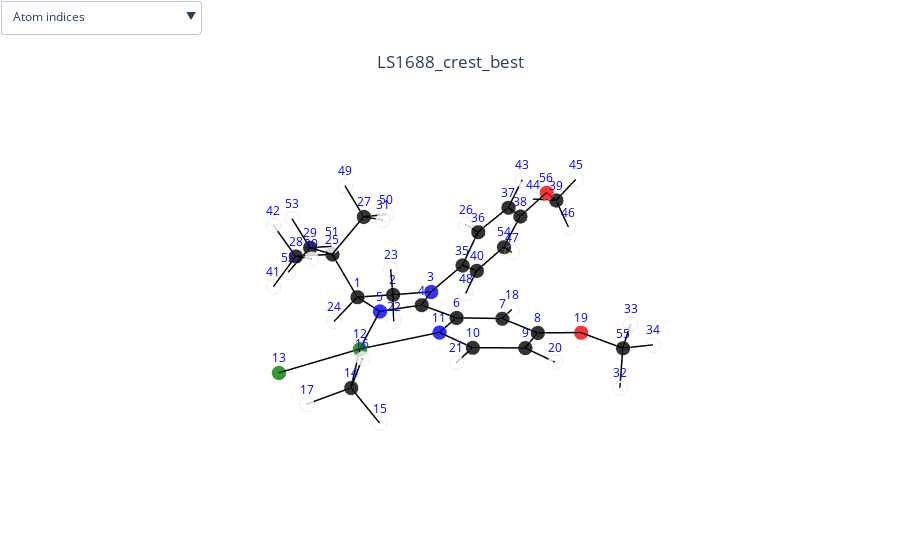

Source (notebook cell):
### Code cell
confs.visualize_molecules([2])

### Figure 1 — Plotly figure (JSON) as saved in the notebook; plotly's stock layout.template omitted (floating-point values rounded to 4 significant figures; data arrays with more than 128 entries replaced by an {"elided": "..."} marker saying what was removed)
{"data": [{"marker": {"color": ["black", "black", "blue", "black", "blue", "black", "black", "black", "black", "black", "blue", "green", "green", "black", "white", "white", "white", "white", "red", "white", "white", "white", "white", "white", "black", "white", "black", "black", "black", "white", "white", "white", "white", "white", "black", "black", "black", "black", "black", "black", "white", "white", "white", "white", "white", "white", "white", "white", "white", "white", "white", "white", "white", "black", "black", "red"], "line": {"color": "lightgray", "width": 2}, "opacity": 0.8, "size": 5, "symbol": "circle"}, "mode": "markers", "name": "", "text": ["C", "C", "N", "C", "N", "C", "C", "C", "C", "C", "N", "Pd", "Cl", "C", "H", "H", "H", "H", "O", "H", "H", "H", "H", "H", "C", "H", "C", "C", "C", "H", "H", "H", "H", "H", "C", "C", "C", "C", "C", "C", "H", "H", "H", "H", "H", "H", "H", "H", "H", "H", "H", "H", "H", "C", "C", "O"], "type": "scatter3d", "x": [1.006, -0.3988, -0.9829, 0.0748, 1.205, 0.00839, -1.123, -1.087, 0.0959, 1.192, 1.164, 2.933, 4.678, 4.232, 4.084, 4.026, 5.261, -2.04, -2.203, 0.1952, 2.147, -0.3396, -1.025, 1.789, 1.141, -1.867, 0.0328, 2.502, 1.051, 2.574, 0.09088, -1.457, -2.026, -3.209, -2.327, -2.66, -3.986, -5.015, -7.336, -3.352, 3.328, 2.645, -4.26, -7.263, -8.257, -7.371, -5.464, -3.101, 0.1575, -0.9773, 0.09032, 1.861, 1.154, -4.689, -2.211, -6.274], "y": [-2.256, -2.269, -1.001, -0.2371, -0.8409, 1.225, 1.989, 3.365, 3.911, 3.065, 1.766, 0.5178, -0.8987, 1.941, 2.773, 2.277, 1.575, 1.558, 4.055, 4.966, 3.462, -2.272, -3.112, -2.554, -3.158, -0.2888, -2.855, -2.924, -4.618, -1.912, -1.809, 5.963, 5.644, 5.801, -0.9196, -0.5323, -0.4575, -0.8052, -1.068, -1.264, -3.019, -3.651, -0.152, -2.121, -0.932, -0.4235, -1.503, -1.566, -3.493, -3.039, -4.85, -4.855, -5.288, -1.221, 5.441, -0.7153], "z": [-0.7184, -1.368, -0.8939, -0.4458, -0.3967, -0.157, -0.39, -0.1073, 0.3974, 0.5611, 0.2913, 0.01953, -0.6344, 0.4569, -0.2521, 1.488, 0.383, -0.7878, -0.3489, 0.6431, 0.9135, -2.467, -1.047, -1.431, 0.5393, 1.553, 1.553, 1.2, 0.08407, 1.623, 1.892, -0.6974, 0.9782, -0.3578, -0.4646, 0.8435, 1.238, 0.3499, -0.01835, -1.344, 0.4814, 2.015, 2.248, -0.3389, 0.5587, -0.9121, -1.657, -2.362, 2.44, 1.152, -0.4008, -0.6228, 0.9502, -0.9449, -0.08809, 0.828]}, {"hoverinfo": "none", "line": {"width": 3}, "marker": {"color": "black", "opacity": 1, "size": 7}, "mode": "lines", "type": "scatter3d", "x": {"elided": "177 float values"}, "y": {"elided": "177 float values"}, "z": {"elided": "177 float values"}}], "layout": {"margin": {"b": 0, "l": 0, "r": 0, "t": 0}, "scene": {"annotations": [{"font": {"color": "blue"}, "showarrow": false, "text": "1", "x": 1.006, "y": -2.256, "yshift": 15, "z": -0.7184}, {"font": {"color": "blue"}, "showarrow": false, "text": "2", "x": -0.3988, "y": -2.269, "yshift": 15, "z": -1.368}, {"font": {"color": "blue"}, "showarrow": false, "text": "3", "x": -0.9829, "y": -1.001, "yshift": 15, "z": -0.8939}, {"font": {"color": "blue"}, "showarrow": false, "text": "4", "x": 0.0748, "y": -0.2371, "yshift": 15, "z": -0.4458}, {"font": {"color": "blue"}, "showarrow": false, "text": "5", "x": 1.205, "y": -0.8409, "yshift": 15, "z": -0.3967}, {"font": {"color": "blue"}, "showarrow": false, "text": "6", "x": 0.00839, "y": 1.225, "yshift": 15, "z": -0.157}, {"font": {"color": "blue"}, "showarrow": false, "text": "7", "x": -1.123, "y": 1.989, "yshift": 15, "z": -0.39}, {"font": {"color": "blue"}, "showarrow": false, "text": "8", "x": -1.087, "y": 3.365, "yshift": 15, "z": -0.1073}, {"font": {"color": "blue"}, "showarrow": false, "text": "9", "x": 0.0959, "y": 3.911, "yshift": 15, "z": 0.3974}, {"font": {"color": "blue"}, "showarrow": false, "text": "10", "x": 1.192, "y": 3.065, "yshift": 15, "z": 0.5611}, {"font": {"color": "blue"}, "showarrow": false, "text": "11", "x": 1.164, "y": 1.766, "yshift": 15, "z": 0.2913}, {"font": {"color": "blue"}, "showarrow": false, "text": "12", "x": 2.933, "y": 0.5178, "yshift": 15, "z": 0.01953}, {"font": {"color": "blue"}, "showarrow": false, "text": "13", "x": 4.678, "y": -0.8987, "yshift": 15, "z": -0.6344}, {"font": {"color": "blue"}, "showarrow": false, "text": "14", "x": 4.232, "y": 1.941, "yshift": 15, "z": 0.4569}, {"font": {"color": "blue"}, "showarrow": false, "text": "15", "x": 4.084, "y": 2.773, "yshift": 15, "z": -0.2521}, {"font": {"color": "blue"}, "showarrow": false, "text": "16", "x": 4.026, "y": 2.277, "yshift": 15, "z": 1.488}, {"font": {"color": "blue"}, "showarrow": false, "text": "17", "x": 5.261, "y": 1.575, "yshift": 15, "z": 0.383}, {"font": {"color": "blue"}, "showarrow": false, "text": "18", "x": -2.04, "y": 1.558, "yshift": 15, "z": -0.7878}, {"font": {"color": "blue"}, "showarrow": false, "text": "19", "x": -2.203, "y": 4.055, "yshift": 15, "z": -0.3489}, {"font": {"color": "blue"}, "showarrow": false, "text": "20", "x": 0.1952, "y": 4.966, "yshift": 15, "z": 0.6431}, {"font": {"color": "blue"}, "showarrow": false, "text": "21", "x": 2.147, "y": 3.462, "yshift": 15, "z": 0.9135}, {"font": {"color": "blue"}, "showarrow": false, "text": "22", "x": -0.3396, "y": -2.272, "yshift": 15, "z": -2.467}, {"font": {"color": "blue"}, "showarrow": false, "text": "23", "x": -1.025, "y": -3.112, "yshift": 15, "z": -1.047}, {"font": {"color": "blue"}, "showarrow": false, "text": "24", "x": 1.789, "y": -2.554, "yshift": 15, "z": -1.431}, {"font": {"color": "blue"}, "showarrow": false, "text": "25", "x": 1.141, "y": -3.158, "yshift": 15, "z": 0.5393}, {"font": {"color": "blue"}, "showarrow": false, "text": "26", "x": -1.867, "y": -0.2888, "yshift": 15, "z": 1.553}, {"font": {"color": "blue"}, "showarrow": false, "text": "27", "x": 0.0328, "y": -2.855, "yshift": 15, "z": 1.553}, {"font": {"color": "blue"}, "showarrow": false, "text": "28", "x": 2.502, "y": -2.924, "yshift": 15, "z": 1.2}, {"font": {"color": "blue"}, "showarrow": false, "text": "29", "x": 1.051, "y": -4.618, "yshift": 15, "z": 0.08407}, {"font": {"color": "blue"}, "showarrow": false, "text": "30", "x": 2.574, "y": -1.912, "yshift": 15, "z": 1.623}, {"font": {"color": "blue"}, "showarrow": false, "text": "31", "x": 0.09088, "y": -1.809, "yshift": 15, "z": 1.892}, {"font": {"color": "blue"}, "showarrow": false, "text": "32", "x": -1.457, "y": 5.963, "yshift": 15, "z": -0.6974}, {"font": {"color": "blue"}, "showarrow": false, "text": "33", "x": -2.026, "y": 5.644, "yshift": 15, "z": 0.9782}, {"font": {"color": "blue"}, "showarrow": false, "text": "34", "x": -3.209, "y": 5.801, "yshift": 15, "z": -0.3578}, {"font": {"color": "blue"}, "showarrow": false, "text": "35", "x": -2.327, "y": -0.9196, "yshift": 15, "z": -0.4646}, {"font": {"color": "blue"}, "showarrow": false, "text": "36", "x": -2.66, "y": -0.5323, "yshift": 15, "z": 0.8435}, {"font": {"color": "blue"}, "showarrow": false, "text": "37", "x": -3.986, "y": -0.4575, "yshift": 15, "z": 1.238}, {"font": {"color": "blue"}, "showarrow": false, "text": "38", "x": -5.015, "y": -0.8052, "yshift": 15, "z": 0.3499}, {"font": {"color": "blue"}, "showarrow": false, "text": "39", "x": -7.336, "y": -1.068, "yshift": 15, "z": -0.01835}, {"font": {"color": "blue"}, "showarrow": false, "text": "40", "x": -3.352, "y": -1.264, "yshift": 15, "z": -1.344}, {"font": {"color": "blue"}, "showarrow": false, "text": "41", "x": 3.328, "y": -3.019, "yshift": 15, "z": 0.4814}, {"font": {"color": "blue"}, "showarrow": false, "text": "42", "x": 2.645, "y": -3.651, "yshift": 15, "z": 2.015}, {"font": {"color": "blue"}, "showarrow": false, "text": "43", "x": -4.26, "y": -0.152, "yshift": 15, "z": 2.248}, {"font": {"color": "blue"}, "showarrow": false, "text": "44", "x": -7.263, "y": -2.121, "yshift": 15, "z": -0.3389}, {"font": {"color": "blue"}, "showarrow": false, "text": "45", "x": -8.257, "y": -0.932, "yshift": 15, "z": 0.5587}, {"font": {"color": "blue"}, "showarrow": false, "text": "46", "x": -7.371, "y": -0.4235, "yshift": 15, "z": -0.9121}, {"font": {"color": "blue"}, "showarrow": false, "text": "47", "x": -5.464, "y": -1.503, "yshift": 15, "z": -1.657}, {"font": {"color": "blue"}, "showarrow": false, "text": "48", "x": -3.101, "y": -1.566, "yshift": 15, "z": -2.362}, {"font": {"color": "blue"}, "showarrow": false, "text": "49", "x": 0.1575, "y": -3.493, "yshift": 15, "z": 2.44}, {"font": {"color": "blue"}, "showarrow": false, "text": "50", "x": -0.9773, "y": -3.039, "yshift": 15, "z": 1.152}, {"font": {"color": "blue"}, "showarrow": false, "text": "51", "x": 0.09032, "y": -4.85, "yshift": 15, "z": -0.4008}, {"font": {"color": "blue"}, "showarrow": false, "text": "52", "x": 1.861, "y": -4.855, "yshift": 15, "z": -0.6228}, {"font": {"color": "blue"}, "showarrow": false, "text": "53", "x": 1.154, "y": -5.288, "yshift": 15, "z": 0.9502}, {"font": {"color": "blue"}, "showarrow": false, "text": "54", "x": -4.689, "y": -1.221, "yshift": 15, "z": -0.9449}, {"font": {"color": "blue"}, "showarrow": false, "text": "55", "x": -2.211, "y": 5.441, "yshift": 15, "z": -0.08809}, {"font": {"color": "blue"}, "showarrow": false, "text": "56", "x": -6.274, "y": -0.7153, "yshift": 15, "z": 0.828}], "xaxis": {"showbackground": false, "showgrid": false, "showticklabels": false, "title": {"font": {"color": "white"}}, "zeroline": false}, "yaxis": {"showbackground": false, "showgrid": false, "showticklabels": false, "title": {"font": {"color": "white"}}, "zeroline": false}, "zaxis": {"showbackground": false, "showgrid": false, "showticklabels": false, "title": {"font": {"color": "white"}}, "zeroline": false}}, "showlegend": false, "title": {"text": "LS1688_crest_best", "x": 0.5, "xanchor": "center", "y": 0.9, "yanchor": "top"}, "updatemenus": [{"buttons": [{"args": [{"scene.annotations": [{"font": {"color": "blue"}, "showarrow": false, "text": 1, "x": 1.006, "y": -2.256, "yshift": 15, "z": -0.7184}, {"font": {"color": "blue"}, "showarrow": false, "text": 2, "x": -0.3988, "y": -2.269, "yshift": 15, "z": -1.368}, {"font": {"color": "blue"}, "showarrow": false, "text": 3, "x": -0.9829, "y": -1.001, "yshift": 15, "z": -0.8939}, {"font": {"color": "blue"}, "showarrow": false, "text": 4, "x": 0.0748, "y": -0.2371, "yshift": 15, "z": -0.4458}, {"font": {"color": "blue"}, "showarrow": false, "text": 5, "x": 1.205, "y": -0.8409, "yshift": 15, "z": -0.3967}, {"font": {"color": "blue"}, "showarrow": false, "text": 6, "x": 0.00839, "y": 1.225, "yshift": 15, "z": -0.157}, {"font": {"color": "blue"}, "showarrow": false, "text": 7, "x": -1.123, "y": 1.989, "yshift": 15, "z": -0.39}, {"font": {"color": "blue"}, "showarrow": false, "text": 8, "x": -1.087, "y": 3.365, "yshift": 15, "z": -0.1073}, {"font": {"color": "blue"}, "showarrow": false, "text": 9, "x": 0.0959, "y": 3.911, "yshift": 15, "z": 0.3974}, {"font": {"color": "blue"}, "showarrow": false, "text": 10, "x": 1.192, "y": 3.065, "yshift": 15, "z": 0.5611}, {"font": {"color": "blue"}, "showarrow": false, "text": 11, "x": 1.164, "y": 1.766, "yshift": 15, "z": 0.2913}, {"font": {"color": "blue"}, "showarrow": false, "text": 12, "x": 2.933, "y": 0.5178, "yshift": 15, "z": 0.01953}, {"font": {"color": "blue"}, "showarrow": false, "text": 13, "x": 4.678, "y": -0.8987, "yshift": 15, "z": -0.6344}, {"font": {"color": "blue"}, "showarrow": false, "text": 14, "x": 4.232, "y": 1.941, "yshift": 15, "z": 0.4569}, {"font": {"color": "blue"}, "showarrow": false, "text": 15, "x": 4.084, "y": 2.773, "yshift": 15, "z": -0.2521}, {"font": {"color": "blue"}, "showarrow": false, "text": 16, "x": 4.026, "y": 2.277, "yshift": 15, "z": 1.488}, {"font": {"color": "blue"}, "showarrow": false, "text": 17, "x": 5.261, "y": 1.575, "yshift": 15, "z": 0.383}, {"font": {"color": "blue"}, "showarrow": false, "text": 18, "x": -2.04, "y": 1.558, "yshift": 15, "z": -0.7878}, {"font": {"color": "blue"}, "showarrow": false, "text": 19, "x": -2.203, "y": 4.055, "yshift": 15, "z": -0.3489}, {"font": {"color": "blue"}, "showarrow": false, "text": 20, "x": 0.1952, "y": 4.966, "yshift": 15, "z": 0.6431}, {"font": {"color": "blue"}, "showarrow": false, "text": 21, "x": 2.147, "y": 3.462, "yshift": 15, "z": 0.9135}, {"font": {"color": "blue"}, "showarrow": false, "text": 22, "x": -0.3396, "y": -2.272, "yshift": 15, "z": -2.467}, {"font": {"color": "blue"}, "showarrow": false, "text": 23, "x": -1.025, "y": -3.112, "yshift": 15, "z": -1.047}, {"font": {"color": "blue"}, "showarrow": false, "text": 24, "x": 1.789, "y": -2.554, "yshift": 15, "z": -1.431}, {"font": {"color": "blue"}, "showarrow": false, "text": 25, "x": 1.141, "y": -3.158, "yshift": 15, "z": 0.5393}, {"font": {"color": "blue"}, "showarrow": false, "text": 26, "x": -1.867, "y": -0.2888, "yshift": 15, "z": 1.553}, {"font": {"color": "blue"}, "showarrow": false, "text": 27, "x": 0.0328, "y": -2.855, "yshift": 15, "z": 1.553}, {"font": {"color": "blue"}, "showarrow": false, "text": 28, "x": 2.502, "y": -2.924, "yshift": 15, "z": 1.2}, {"font": {"color": "blue"}, "showarrow": false, "text": 29, "x": 1.051, "y": -4.618, "yshift": 15, "z": 0.08407}, {"font": {"color": "blue"}, "showarrow": false, "text": 30, "x": 2.574, "y": -1.912, "yshift": 15, "z": 1.623}, {"font": {"color": "blue"}, "showarrow": false, "text": 31, "x": 0.09088, "y": -1.809, "yshift": 15, "z": 1.892}, {"font": {"color": "blue"}, "showarrow": false, "text": 32, "x": -1.457, "y": 5.963, "yshift": 15, "z": -0.6974}, {"font": {"color": "blue"}, "showarrow": false, "text": 33, "x": -2.026, "y": 5.644, "yshift": 15, "z": 0.9782}, {"font": {"color": "blue"}, "showarrow": false, "text": 34, "x": -3.209, "y": 5.801, "yshift": 15, "z": -0.3578}, {"font": {"color": "blue"}, "showarrow": false, "text": 35, "x": -2.327, "y": -0.9196, "yshift": 15, "z": -0.4646}, {"font": {"color": "blue"}, "showarrow": false, "text": 36, "x": -2.66, "y": -0.5323, "yshift": 15, "z": 0.8435}, {"font": {"color": "blue"}, "showarrow": false, "text": 37, "x": -3.986, "y": -0.4575, "yshift": 15, "z": 1.238}, {"font": {"color": "blue"}, "showarrow": false, "text": 38, "x": -5.015, "y": -0.8052, "yshift": 15, "z": 0.3499}, {"font": {"color": "blue"}, "showarrow": false, "text": 39, "x": -7.336, "y": -1.068, "yshift": 15, "z": -0.01835}, {"font": {"color": "blue"}, "showarrow": false, "text": 40, "x": -3.352, "y": -1.264, "yshift": 15, "z": -1.344}, {"font": {"color": "blue"}, "showarrow": false, "text": 41, "x": 3.328, "y": -3.019, "yshift": 15, "z": 0.4814}, {"font": {"color": "blue"}, "showarrow": false, "text": 42, "x": 2.645, "y": -3.651, "yshift": 15, "z": 2.015}, {"font": {"color": "blue"}, "showarrow": false, "text": 43, "x": -4.26, "y": -0.152, "yshift": 15, "z": 2.248}, {"font": {"color": "blue"}, "showarrow": false, "text": 44, "x": -7.263, "y": -2.121, "yshift": 15, "z": -0.3389}, {"font": {"color": "blue"}, "showarrow": false, "text": 45, "x": -8.257, "y": -0.932, "yshift": 15, "z": 0.5587}, {"font": {"color": "blue"}, "showarrow": false, "text": 46, "x": -7.371, "y": -0.4235, "yshift": 15, "z": -0.9121}, {"font": {"color": "blue"}, "showarrow": false, "text": 47, "x": -5.464, "y": -1.503, "yshift": 15, "z": -1.657}, {"font": {"color": "blue"}, "showarrow": false, "text": 48, "x": -3.101, "y": -1.566, "yshift": 15, "z": -2.362}, {"font": {"color": "blue"}, "showarrow": false, "text": 49, "x": 0.1575, "y": -3.493, "yshift": 15, "z": 2.44}, {"font": {"color": "blue"}, "showarrow": false, "text": 50, "x": -0.9773, "y": -3.039, "yshift": 15, "z": 1.152}, {"font": {"color": "blue"}, "showarrow": false, "text": 51, "x": 0.09032, "y": -4.85, "yshift": 15, "z": -0.4008}, {"font": {"color": "blue"}, "showarrow": false, "text": 52, "x": 1.861, "y": -4.855, "yshift": 15, "z": -0.6228}, {"font": {"color": "blue"}, "showarrow": false, "text": 53, "x": 1.154, "y": -5.288, "yshift": 15, "z": 0.9502}, {"font": {"color": "blue"}, "showarrow": false, "text": 54, "x": -4.689, "y": -1.221, "yshift": 15, "z": -0.9449}, {"font": {"color": "blue"}, "showarrow": false, "text": 55, "x": -2.211, "y": 5.441, "yshift": 15, "z": -0.08809}, {"font": {"color": "blue"}, "showarrow": false, "text": 56, "x": -6.274, "y": -0.7153, "yshift": 15, "z": 0.828}]}], "label": "Atom indices", "method": "relayout"}, {"args": [{"scene.annotations": [{"showarrow": false, "text": 1.55, "x": 0.3036, "y": -2.263, "yshift": 10, "z": -1.043}, {"showarrow": false, "text": 1.47, "x": -0.6908, "y": -1.635, "yshift": 10, "z": -1.131}, {"showarrow": false, "text": 1.38, "x": -0.454, "y": -0.619, "yshift": 10, "z": -0.6698}, {"showarrow": false, "text": 1.28, "x": 0.6397, "y": -0.539, "yshift": 10, "z": -0.4213}, {"showarrow": false, "text": 1.39, "x": -0.5573, "y": 1.607, "yshift": 10, "z": -0.2735}, {"showarrow": false, "text": 1.4, "x": -1.105, "y": 2.677, "yshift": 10, "z": -0.2487}, {"showarrow": false, "text": 1.4, "x": -0.4956, "y": 3.638, "yshift": 10, "z": 0.145}, {"showarrow": false, "text": 1.39, "x": 0.6439, "y": 3.488, "yshift": 10, "z": 0.4793}, {"showarrow": false, "text": 1.33, "x": 1.178, "y": 2.415, "yshift": 10, "z": 0.4262}, {"showarrow": false, "text": 2.18, "x": 2.049, "y": 1.142, "yshift": 10, "z": 0.1554}, {"showarrow": false, "text": 2.34, "x": 3.806, "y": -0.1905, "yshift": 10, "z": -0.3075}, {"showarrow": false, "text": 1.1, "x": 4.158, "y": 2.357, "yshift": 10, "z": 0.1024}, {"showarrow": false, "text": 1.4, "x": -2.494, "y": -0.7259, "yshift": 10, "z": 0.1894}, {"showarrow": false, "text": 1.39, "x": -3.323, "y": -0.4949, "yshift": 10, "z": 1.041}, {"showarrow": false, "text": 1.4, "x": -4.5, "y": -0.6314, "yshift": 10, "z": 0.7941}, {"showarrow": false, "text": 1.49, "x": 0.04159, "y": 0.4939, "yshift": 10, "z": -0.3014}, {"showarrow": false, "text": 1.98, "x": 3.583, "y": 1.23, "yshift": 10, "z": 0.2382}, {"showarrow": false, "text": 1.1, "x": 4.129, "y": 2.109, "yshift": 10, "z": 0.9725}, {"showarrow": false, "text": 1.53, "x": 0.5869, "y": -3.006, "yshift": 10, "z": 1.046}, {"showarrow": false, "text": 1.1, "x": 2.538, "y": -2.418, "yshift": 10, "z": 1.412}, {"showarrow": false, "text": 1.1, "x": 4.747, "y": 1.758, "yshift": 10, "z": 0.4199}, {"showarrow": false, "text": 1.53, "x": 1.822, "y": -3.041, "yshift": 10, "z": 0.8698}, {"showarrow": false, "text": 1.46, "x": 1.105, "y": -1.549, "yshift": 10, "z": -0.5576}, {"showarrow": false, "text": 1.53, "x": 1.096, "y": -3.888, "yshift": 10, "z": 0.3117}, {"showarrow": false, "text": 1.1, "x": 0.06184, "y": -2.332, "yshift": 10, "z": 1.722}, {"showarrow": false, "text": 1.35, "x": 0.5863, "y": 1.495, "yshift": 10, "z": 0.06719}, {"showarrow": false, "text": 1.39, "x": -2.84, "y": -1.092, "yshift": 10, "z": -0.9044}, {"showarrow": false, "text": 1.1, "x": -7.3, "y": -1.595, "yshift": 10, "z": -0.1786}, {"showarrow": false, "text": 1.09, "x": -4.123, "y": -0.3047, "yshift": 10, "z": 1.743}, {"showarrow": false, "text": 1.1, "x": -7.796, "y": -1.0, "yshift": 10, "z": 0.2702}, {"showarrow": false, "text": 2.24, "x": 2.069, "y": -0.1616, "yshift": 10, "z": -0.1886}, {"showarrow": false, "text": 1.1, "x": -7.354, "y": -0.7459, "yshift": 10, "z": -0.4652}, {"showarrow": false, "text": 1.09, "x": -5.077, "y": -1.362, "yshift": 10, "z": -1.301}, {"showarrow": false, "text": 1.09, "x": -3.227, "y": -1.415, "yshift": 10, "z": -1.853}, {"showarrow": false, "text": 1.09, "x": -2.264, "y": -0.4106, "yshift": 10, "z": 1.198}, {"showarrow": false, "text": 1.09, "x": -1.581, "y": 1.774, "yshift": 10, "z": -0.5889}, {"showarrow": false, "text": 1.33, "x": -1.645, "y": 3.71, "yshift": 10, "z": -0.2281}, {"showarrow": false, "text": 1.09, "x": 0.1456, "y": 4.438, "yshift": 10, "z": 0.5202}, {"showarrow": false, "text": 1.09, "x": 1.669, "y": 3.264, "yshift": 10, "z": 0.7373}, {"showarrow": false, "text": 1.1, "x": 2.915, "y": -2.972, "yshift": 10, "z": 0.8409}, {"showarrow": false, "text": 1.1, "x": 2.574, "y": -3.288, "yshift": 10, "z": 1.608}, {"showarrow": false, "text": 1.4, "x": -4.021, "y": -1.243, "yshift": 10, "z": -1.145}, {"showarrow": false, "text": 1.4, "x": -4.852, "y": -1.013, "yshift": 10, "z": -0.2975}, {"showarrow": false, "text": 1.4, "x": -6.805, "y": -0.8918, "yshift": 10, "z": 0.4048}, {"showarrow": false, "text": 1.35, "x": -5.644, "y": -0.7603, "yshift": 10, "z": 0.5889}, {"showarrow": false, "text": 1.1, "x": -0.3692, "y": -2.271, "yshift": 10, "z": -1.918}, {"showarrow": false, "text": 1.41, "x": -2.207, "y": 4.748, "yshift": 10, "z": -0.2185}, {"showarrow": false, "text": 1.1, "x": -0.712, "y": -2.691, "yshift": 10, "z": -1.208}, {"showarrow": false, "text": 1.09, "x": -2.71, "y": 5.621, "yshift": 10, "z": -0.2229}, {"showarrow": false, "text": 1.1, "x": 0.09518, "y": -3.174, "yshift": 10, "z": 1.997}, {"showarrow": false, "text": 1.1, "x": 0.5709, "y": -4.734, "yshift": 10, "z": -0.1583}, {"showarrow": false, "text": 1.1, "x": -2.119, "y": 5.542, "yshift": 10, "z": 0.445}, {"showarrow": false, "text": 1.1, "x": 1.397, "y": -2.405, "yshift": 10, "z": -1.075}, {"showarrow": false, "text": 1.1, "x": -0.4722, "y": -2.947, "yshift": 10, "z": 1.353}, {"showarrow": false, "text": 1.1, "x": 1.456, "y": -4.737, "yshift": 10, "z": -0.2694}, {"showarrow": false, "text": 1.1, "x": -1.834, "y": 5.702, "yshift": 10, "z": -0.3928}, {"showarrow": false, "text": 1.55, "x": 1.073, "y": -2.707, "yshift": 10, "z": -0.08956}, {"showarrow": false, "text": 1.1, "x": 1.103, "y": -4.953, "yshift": 10, "z": 0.5172}, {"showarrow": false, "text": 1.41, "x": -1.655, "y": -0.9603, "yshift": 10, "z": -0.6793}]}], "label": "Bond lengths", "method": "relayout"}, {"args": [{"scene.annotations": [{"font": {"color": "blue"}, "showarrow": false, "text": 1, "x": 1.006, "y": -2.256, "yshift": 15, "z": -0.7184}, {"font": {"color": "blue"}, "showarrow": false, "text": 2, "x": -0.3988, "y": -2.269, "yshift": 15, "z": -1.368}, {"font": {"color": "blue"}, "showarrow": false, "text": 3, "x": -0.9829, "y": -1.001, "yshift": 15, "z": -0.8939}, {"font": {"color": "blue"}, "showarrow": false, "text": 4, "x": 0.0748, "y": -0.2371, "yshift": 15, "z": -0.4458}, {"font": {"color": "blue"}, "showarrow": false, "text": 5, "x": 1.205, "y": -0.8409, "yshift": 15, "z": -0.3967}, {"font": {"color": "blue"}, "showarrow": false, "text": 6, "x": 0.00839, "y": 1.225, "yshift": 15, "z": -0.157}, {"font": {"color": "blue"}, "showarrow": false, "text": 7, "x": -1.123, "y": 1.989, "yshift": 15, "z": -0.39}, {"font": {"color": "blue"}, "showarrow": false, "text": 8, "x": -1.087, "y": 3.365, "yshift": 15, "z": -0.1073}, {"font": {"color": "blue"}, "showarrow": false, "text": 9, "x": 0.0959, "y": 3.911, "yshift": 15, "z": 0.3974}, {"font": {"color": "blue"}, "showarrow": false, "text": 10, "x": 1.192, "y": 3.065, "yshift": 15, "z": 0.5611}, {"font": {"color": "blue"}, "showarrow": false, "text": 11, "x": 1.164, "y": 1.766, "yshift": 15, "z": 0.2913}, {"font": {"color": "blue"}, "showarrow": false, "text": 12, "x": 2.933, "y": 0.5178, "yshift": 15, "z": 0.01953}, {"font": {"color": "blue"}, "showarrow": false, "text": 13, "x": 4.678, "y": -0.8987, "yshift": 15, "z": -0.6344}, {"font": {"color": "blue"}, "showarrow": false, "text": 14, "x": 4.232, "y": 1.941, "yshift": 15, "z": 0.4569}, {"font": {"color": "blue"}, "showarrow": false, "text": 15, "x": 4.084, "y": 2.773, "yshift": 15, "z": -0.2521}, {"font": {"color": "blue"}, "showarrow": false, "text": 16, "x": 4.026, "y": 2.277, "yshift": 15, "z": 1.488}, {"font": {"color": "blue"}, "showarrow": false, "text": 17, "x": 5.261, "y": 1.575, "yshift": 15, "z": 0.383}, {"font": {"color": "blue"}, "showarrow": false, "text": 18, "x": -2.04, "y": 1.558, "yshift": 15, "z": -0.7878}, {"font": {"color": "blue"}, "showarrow": false, "text": 19, "x": -2.203, "y": 4.055, "yshift": 15, "z": -0.3489}, {"font": {"color": "blue"}, "showarrow": false, "text": 20, "x": 0.1952, "y": 4.966, "yshift": 15, "z": 0.6431}, {"font": {"color": "blue"}, "showarrow": false, "text": 21, "x": 2.147, "y": 3.462, "yshift": 15, "z": 0.9135}, {"font": {"color": "blue"}, "showarrow": false, "text": 22, "x": -0.3396, "y": -2.272, "yshift": 15, "z": -2.467}, {"font": {"color": "blue"}, "showarrow": false, "text": 23, "x": -1.025, "y": -3.112, "yshift": 15, "z": -1.047}, {"font": {"color": "blue"}, "showarrow": false, "text": 24, "x": 1.789, "y": -2.554, "yshift": 15, "z": -1.431}, {"font": {"color": "blue"}, "showarrow": false, "text": 25, "x": 1.141, "y": -3.158, "yshift": 15, "z": 0.5393}, {"font": {"color": "blue"}, "showarrow": false, "text": 26, "x": -1.867, "y": -0.2888, "yshift": 15, "z": 1.553}, {"font": {"color": "blue"}, "showarrow": false, "text": 27, "x": 0.0328, "y": -2.855, "yshift": 15, "z": 1.553}, {"font": {"color": "blue"}, "showarrow": false, "text": 28, "x": 2.502, "y": -2.924, "yshift": 15, "z": 1.2}, {"font": {"color": "blue"}, "showarrow": false, "text": 29, "x": 1.051, "y": -4.618, "yshift": 15, "z": 0.08407}, {"font": {"color": "blue"}, "showarrow": false, "text": 30, "x": 2.574, "y": -1.912, "yshift": 15, "z": 1.623}, {"font": {"color": "blue"}, "showarrow": false, "text": 31, "x": 0.09088, "y": -1.809, "yshift": 15, "z": 1.892}, {"font": {"color": "blue"}, "showarrow": false, "text": 32, "x": -1.457, "y": 5.963, "yshift": 15, "z": -0.6974}, {"font": {"color": "blue"}, "showarrow": false, "text": 33, "x": -2.026, "y": 5.644, "yshift": 15, "z": 0.9782}, {"font": {"color": "blue"}, "showarrow": false, "text": 34, "x": -3.209, "y": 5.801, "yshift": 15, "z": -0.3578}, {"font": {"color": "blue"}, "showarrow": false, "text": 35, "x": -2.327, "y": -0.9196, "yshift": 15, "z": -0.4646}, {"font": {"color": "blue"}, "showarrow": false, "text": 36, "x": -2.66, "y": -0.5323, "yshift": 15, "z": 0.8435}, {"font": {"color": "blue"}, "showarrow": false, "text": 37, "x": -3.986, "y": -0.4575, "yshift": 15, "z": 1.238}, {"font": {"color": "blue"}, "showarrow": false, "text": 38, "x": -5.015, "y": -0.8052, "yshift": 15, "z": 0.3499}, {"font": {"color": "blue"}, "showarrow": false, "text": 39, "x": -7.336, "y": -1.068, "yshift": 15, "z": -0.01835}, {"font": {"color": "blue"}, "showarrow": false, "text": 40, "x": -3.352, "y": -1.264, "yshift": 15, "z": -1.344}, {"font": {"color": "blue"}, "showarrow": false, "text": 41, "x": 3.328, "y": -3.019, "yshift": 15, "z": 0.4814}, {"font": {"color": "blue"}, "showarrow": false, "text": 42, "x": 2.645, "y": -3.651, "yshift": 15, "z": 2.015}, {"font": {"color": "blue"}, "showarrow": false, "text": 43, "x": -4.26, "y": -0.152, "yshift": 15, "z": 2.248}, {"font": {"color": "blue"}, "showarrow": false, "text": 44, "x": -7.263, "y": -2.121, "yshift": 15, "z": -0.3389}, {"font": {"color": "blue"}, "showarrow": false, "text": 45, "x": -8.257, "y": -0.932, "yshift": 15, "z": 0.5587}, {"font": {"color": "blue"}, "showarrow": false, "text": 46, "x": -7.371, "y": -0.4235, "yshift": 15, "z": -0.9121}, {"font": {"color": "blue"}, "showarrow": false, "text": 47, "x": -5.464, "y": -1.503, "yshift": 15, "z": -1.657}, {"font": {"color": "blue"}, "showarrow": false, "text": 48, "x": -3.101, "y": -1.566, "yshift": 15, "z": -2.362}, {"font": {"color": "blue"}, "showarrow": false, "text": 49, "x": 0.1575, "y": -3.493, "yshift": 15, "z": 2.44}, {"font": {"color": "blue"}, "showarrow": false, "text": 50, "x": -0.9773, "y": -3.039, "yshift": 15, "z": 1.152}, {"font": {"color": "blue"}, "showarrow": false, "text": 51, "x": 0.09032, "y": -4.85, "yshift": 15, "z": -0.4008}, {"font": {"color": "blue"}, "showarrow": false, "text": 52, "x": 1.861, "y": -4.855, "yshift": 15, "z": -0.6228}, {"font": {"color": "blue"}, "showarrow": false, "text": 53, "x": 1.154, "y": -5.288, "yshift": 15, "z": 0.9502}, {"font": {"color": "blue"}, "showarrow": false, "text": 54, "x": -4.689, "y": -1.221, "yshift": 15, "z": -0.9449}, {"font": {"color": "blue"}, "showarrow": false, "text": 55, "x": -2.211, "y": 5.441, "yshift": 15, "z": -0.08809}, {"font": {"color": "blue"}, "showarrow": false, "text": 56, "x": -6.274, "y": -0.7153, "yshift": 15, "z": 0.828}, {"showarrow": false, "text": 1.55, "x": 0.3036, "y": -2.263, "yshift": 10, "z": -1.043}, {"showarrow": false, "text": 1.47, "x": -0.6908, "y": -1.635, "yshift": 10, "z": -1.131}, {"showarrow": false, "text": 1.38, "x": -0.454, "y": -0.619, "yshift": 10, "z": -0.6698}, {"showarrow": false, "text": 1.28, "x": 0.6397, "y": -0.539, "yshift": 10, "z": -0.4213}, {"showarrow": false, "text": 1.39, "x": -0.5573, "y": 1.607, "yshift": 10, "z": -0.2735}, {"showarrow": false, "text": 1.4, "x": -1.105, "y": 2.677, "yshift": 10, "z": -0.2487}, {"showarrow": false, "text": 1.4, "x": -0.4956, "y": 3.638, "yshift": 10, "z": 0.145}, {"showarrow": false, "text": 1.39, "x": 0.6439, "y": 3.488, "yshift": 10, "z": 0.4793}, {"showarrow": false, "text": 1.33, "x": 1.178, "y": 2.415, "yshift": 10, "z": 0.4262}, {"showarrow": false, "text": 2.18, "x": 2.049, "y": 1.142, "yshift": 10, "z": 0.1554}, {"showarrow": false, "text": 2.34, "x": 3.806, "y": -0.1905, "yshift": 10, "z": -0.3075}, {"showarrow": false, "text": 1.1, "x": 4.158, "y": 2.357, "yshift": 10, "z": 0.1024}, {"showarrow": false, "text": 1.4, "x": -2.494, "y": -0.7259, "yshift": 10, "z": 0.1894}, {"showarrow": false, "text": 1.39, "x": -3.323, "y": -0.4949, "yshift": 10, "z": 1.041}, {"showarrow": false, "text": 1.4, "x": -4.5, "y": -0.6314, "yshift": 10, "z": 0.7941}, {"showarrow": false, "text": 1.49, "x": 0.04159, "y": 0.4939, "yshift": 10, "z": -0.3014}, {"showarrow": false, "text": 1.98, "x": 3.583, "y": 1.23, "yshift": 10, "z": 0.2382}, {"showarrow": false, "text": 1.1, "x": 4.129, "y": 2.109, "yshift": 10, "z": 0.9725}, {"showarrow": false, "text": 1.53, "x": 0.5869, "y": -3.006, "yshift": 10, "z": 1.046}, {"showarrow": false, "text": 1.1, "x": 2.538, "y": -2.418, "yshift": 10, "z": 1.412}, {"showarrow": false, "text": 1.1, "x": 4.747, "y": 1.758, "yshift": 10, "z": 0.4199}, {"showarrow": false, "text": 1.53, "x": 1.822, "y": -3.041, "yshift": 10, "z": 0.8698}, {"showarrow": false, "text": 1.46, "x": 1.105, "y": -1.549, "yshift": 10, "z": -0.5576}, {"showarrow": false, "text": 1.53, "x": 1.096, "y": -3.888, "yshift": 10, "z": 0.3117}, {"showarrow": false, "text": 1.1, "x": 0.06184, "y": -2.332, "yshift": 10, "z": 1.722}, {"showarrow": false, "text": 1.35, "x": 0.5863, "y": 1.495, "yshift": 10, "z": 0.06719}, {"showarrow": false, "text": 1.39, "x": -2.84, "y": -1.092, "yshift": 10, "z": -0.9044}, {"showarrow": false, "text": 1.1, "x": -7.3, "y": -1.595, "yshift": 10, "z": -0.1786}, {"showarrow": false, "text": 1.09, "x": -4.123, "y": -0.3047, "yshift": 10, "z": 1.743}, {"showarrow": false, "text": 1.1, "x": -7.796, "y": -1.0, "yshift": 10, "z": 0.2702}, {"showarrow": false, "text": 2.24, "x": 2.069, "y": -0.1616, "yshift": 10, "z": -0.1886}, {"showarrow": false, "text": 1.1, "x": -7.354, "y": -0.7459, "yshift": 10, "z": -0.4652}, {"showarrow": false, "text": 1.09, "x": -5.077, "y": -1.362, "yshift": 10, "z": -1.301}, {"showarrow": false, "text": 1.09, "x": -3.227, "y": -1.415, "yshift": 10, "z": -1.853}, {"showarrow": false, "text": 1.09, "x": -2.264, "y": -0.4106, "yshift": 10, "z": 1.198}, {"showarrow": false, "text": 1.09, "x": -1.581, "y": 1.774, "yshift": 10, "z": -0.5889}, {"showarrow": false, "text": 1.33, "x": -1.645, "y": 3.71, "yshift": 10, "z": -0.2281}, {"showarrow": false, "text": 1.09, "x": 0.1456, "y": 4.438, "yshift": 10, "z": 0.5202}, {"showarrow": false, "text": 1.09, "x": 1.669, "y": 3.264, "yshift": 10, "z": 0.7373}, {"showarrow": false, "text": 1.1, "x": 2.915, "y": -2.972, "yshift": 10, "z": 0.8409}, {"showarrow": false, "text": 1.1, "x": 2.574, "y": -3.288, "yshift": 10, "z": 1.608}, {"showarrow": false, "text": 1.4, "x": -4.021, "y": -1.243, "yshift": 10, "z": -1.145}, {"showarrow": false, "text": 1.4, "x": -4.852, "y": -1.013, "yshift": 10, "z": -0.2975}, {"showarrow": false, "text": 1.4, "x": -6.805, "y": -0.8918, "yshift": 10, "z": 0.4048}, {"showarrow": false, "text": 1.35, "x": -5.644, "y": -0.7603, "yshift": 10, "z": 0.5889}, {"showarrow": false, "text": 1.1, "x": -0.3692, "y": -2.271, "yshift": 10, "z": -1.918}, {"showarrow": false, "text": 1.41, "x": -2.207, "y": 4.748, "yshift": 10, "z": -0.2185}, {"showarrow": false, "text": 1.1, "x": -0.712, "y": -2.691, "yshift": 10, "z": -1.208}, {"showarrow": false, "text": 1.09, "x": -2.71, "y": 5.621, "yshift": 10, "z": -0.2229}, {"showarrow": false, "text": 1.1, "x": 0.09518, "y": -3.174, "yshift": 10, "z": 1.997}, {"showarrow": false, "text": 1.1, "x": 0.5709, "y": -4.734, "yshift": 10, "z": -0.1583}, {"showarrow": false, "text": 1.1, "x": -2.119, "y": 5.542, "yshift": 10, "z": 0.445}, {"showarrow": false, "text": 1.1, "x": 1.397, "y": -2.405, "yshift": 10, "z": -1.075}, {"showarrow": false, "text": 1.1, "x": -0.4722, "y": -2.947, "yshift": 10, "z": 1.353}, {"showarrow": false, "text": 1.1, "x": 1.456, "y": -4.737, "yshift": 10, "z": -0.2694}, {"showarrow": false, "text": 1.1, "x": -1.834, "y": 5.702, "yshift": 10, "z": -0.3928}, {"showarrow": false, "text": 1.55, "x": 1.073, "y": -2.707, "yshift": 10, "z": -0.08956}, {"showarrow": false, "text": 1.1, "x": 1.103, "y": -4.953, "yshift": 10, "z": 0.5172}, {"showarrow": false, "text": 1.41, "x": -1.655, "y": -0.9603, "yshift": 10, "z": -0.6793}]}], "label": "Atom indices & Bond lengths", "method": "relayout"}, {"args": [{"scene.annotations": []}], "label": "Hide all", "method": "relayout"}], "direction": "down", "xanchor": "left", "yanchor": "top"}]}}
